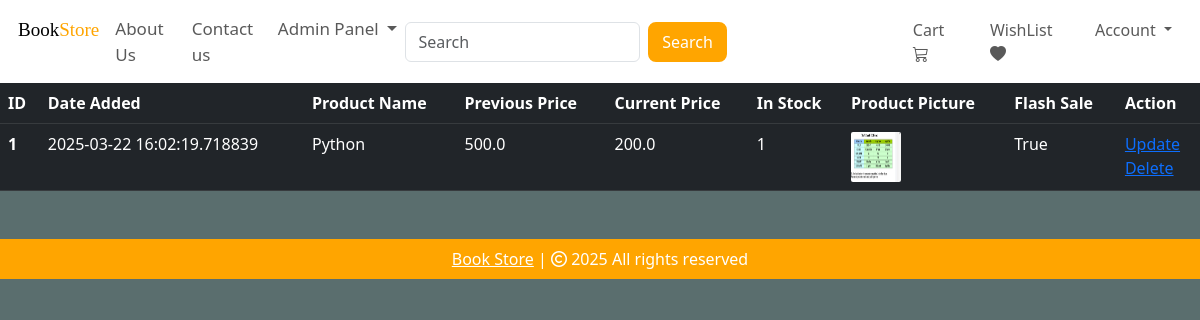
The page /shop-items (signed in) on the database its author committed.
### bookstore/models.py (models this page shows, shortened)
class Product(db.Model):
    id = db.Column(db.Integer, primary_key=True)
    product_name = db.Column(db.String(100), nullable=False)
    current_price = db.Column(db.Float, nullable=False)
    previous_price = db.Column(db.Float, nullable=True)  # Add this line
    in_stock = db.Column(db.Integer, nullable=False)
    product_picture = db.Column(db.String(1000), nullable=False)
    flash_sale = db.Column(db.Boolean, default=False)
    date_added = db.Column(db.DateTime, default=datetime.utcnow)
    department=db.Column(db.String(100),nullable=False)
    carts = db.relationship('Cart', backref=db.backref('product', lazy=True))
    orders = db.relationship('Order', backref=db.backref('product', lazy=True))
    wishlist = db.relationship('Wishlist', backref=db.backref('product', lazy=True))

### bookstore/admin.py (the view)
@admin.route('/shop-items', methods=['GET','POST'])
@login_required
def shop_items():
    if current_user.email =="Admin@gmail.com":
        items = Product.query.order_by(Product.date_added).all()
        return render_template('shop_items.html', items=items)
    return render_template('404.html')

### bookstore/__init__.py (called while the page is built)
def create_app():
    app = Flask(__name__)
    app.config.from_object("config.Config")
    app.config["SQLALCHEMY_DATABASE_URI"] = f"sqlite:///{DB_NAME}"
    db.init_app(app)
    stripe.api_key = app.config["STRIPE_SECRET_KEY"]  # Initialize Stripe
    from .models import Customer, Cart, Product, Order
    login_manager = LoginManager()
    login_manager.init_app(app)
    login_manager.login_view = "auth.login"
    @login_manager.user_loader
    def load_user(id):
        return Customer.query.get(int(id))
    from .views import views
    from .auth import auth
    from .admin import admin
    app.register_blueprint(views, url_prefix="/")
    app.register_blueprint(auth, url_prefix="/")
    app.register_blueprint(admin, url_prefix="/")
    create_database(app)
    return app

### bookstore/templates/shop_items.html (shortened to what this page needs)
{% extends 'base.html' %}
{% block body %}
{% if items | length < 1 %}
<h3 style="color: white;">No Shop Items </h3>
{% else %}
<table class="table table-dark table-hover">
    <thead>
        <tr>
            <th scope="col">ID</th>
            <th scope="col">Date Added</th>
            <th scope="col">Product Name</th>
            <th scope="col">Previous Price</th>
            <th scope="col">Current Price</th>
            <th scope="col">In Stock</th>
            <th scope="col">Product Picture</th>
            <th scope="col">Flash Sale</th>
            <th scope="col">Action</th>
        </tr>
    </thead>
    <tbody>
        {% for item in items %}
        <tr>
            <th scope="row">{{ item.id }}</th>
            <td>{{ item.date_added }}</td>
            <td>{{ item.product_name }}</td>
            <td>{{ item.previous_price }}</td>
            <td>{{ item.current_price }}</td>
            <td>{{ item.in_stock }}</td>
            <td><img src="{{ item.product_picture }}" alt="" style="height: 50px; width: 50px; border-radius: 2px;"></td>
            <td>{{ item.flash_sale }}</td>
            <td>
                <a href="/update-item/{{ item.id }}">Update</a>
                <br>
                <a href="/delete-item/{{ item.id }}">Delete</a>
            </td>
        </tr>
        {% endfor %}
    </tbody>
</table>
{% endif %}
{% endblock %}

### rows shown on the page
Product: id "1", date_added "2025-03-22 16:02:19.718839", product_name "Python", previous_price "500.0", current_price "200.0", in_stock "1", product_picture (picture), flash_sale "True"
